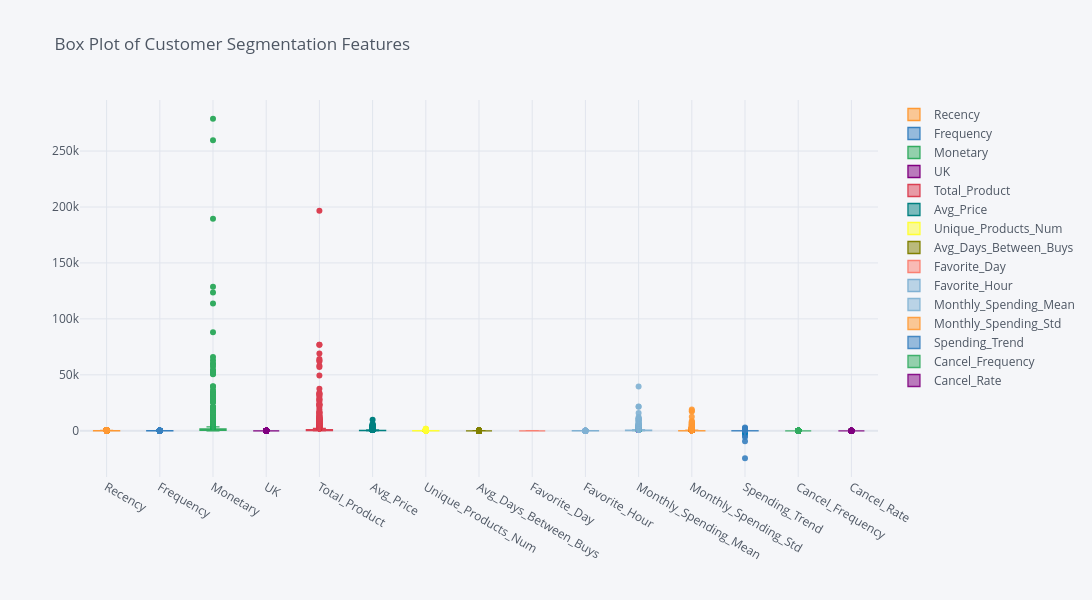

Notebook code cell kept with this figure:
### Markdown cell above
## Outlier Analysis:

1. **Monetary**: There are significant outliers where certain customers have spent much more than the majority. 
2. **Total_Product**: Some customers have purchased a vastly larger number of products compared to the rest, indicating outliers in the number of products purchased.
3. **Avg_Price**: There are a few outliers where the average price per transaction is much higher than the general trend.
4. **Monthly_Spending_Mean**: Some customers have a much higher average monthly spending compared to others, marking them as outliers.
5. **Spending_Trend**: There are noticeable outliers where the spending trend (slope) is either significantly positive or negative, indicating rapidly increasing or decreasing spending behavior.
6. **Cancel_Frequency**: While most customers rarely cancel orders, a few have a much higher number of cancellations, making them outliers.
7. **Cancel_Rate**: Similar to cancel frequency, there are outliers with a higher cancel rate, indicating that some customers cancel a large proportion of their transactions.


These features contain notable outliers, which could impact the analysis and modeling if not properly handled.   
In K-means clustering, the algorithm's sensitivity to data scale and outliers can affect centroid positions and lead to incorrect cluster assignments.  However,this project focuses on understanding customer behavior through K-means clustering, it's wiser to address outliers after seeng the model performance.   
At this step, removing outliers could result in losing valuable information important for customer segmentation later.

### Code cell
import cufflinks as cf  
cf.go_offline()
customer_df.iloc[:,1:].iplot(kind="box",title="Box Plot of Customer Segmentation Features",boxpoints='outliers', dimensions=(1400, 600))

### Figure 1 — Plotly figure (JSON) as saved in the notebook; plotly's stock layout.template omitted (floating-point values rounded to 4 significant figures; data arrays with more than 128 entries replaced by an {"elided": "..."} marker saying what was removed)
{"data": [{"boxpoints": "outliers", "line": {"width": 1.3}, "marker": {"color": "rgba(255, 153, 51, 1.0)"}, "name": "Recency", "orientation": "v", "y": {"elided": "4324 int values"}, "type": "box"}, {"boxpoints": "outliers", "line": {"width": 1.3}, "marker": {"color": "rgba(55, 128, 191, 1.0)"}, "name": "Frequency", "orientation": "v", "y": {"elided": "4324 int values"}, "type": "box"}, {"boxpoints": "outliers", "line": {"width": 1.3}, "marker": {"color": "rgba(50, 171, 96, 1.0)"}, "name": "Monetary", "orientation": "v", "y": {"elided": "4324 float values"}, "type": "box"}, {"boxpoints": "outliers", "line": {"width": 1.3}, "marker": {"color": "rgba(128, 0, 128, 1.0)"}, "name": "UK", "orientation": "v", "y": {"elided": "4324 int values"}, "type": "box"}, {"boxpoints": "outliers", "line": {"width": 1.3}, "marker": {"color": "rgba(219, 64, 82, 1.0)"}, "name": "Total_Product", "orientation": "v", "y": {"elided": "4324 int values"}, "type": "box"}, {"boxpoints": "outliers", "line": {"width": 1.3}, "marker": {"color": "rgba(0, 128, 128, 1.0)"}, "name": "Avg_Price", "orientation": "v", "y": {"elided": "4324 float values"}, "type": "box"}, {"boxpoints": "outliers", "line": {"width": 1.3}, "marker": {"color": "rgba(255, 255, 51, 1.0)"}, "name": "Unique_Products_Num", "orientation": "v", "y": {"elided": "4324 int values"}, "type": "box"}, {"boxpoints": "outliers", "line": {"width": 1.3}, "marker": {"color": "rgba(128, 128, 0, 1.0)"}, "name": "Avg_Days_Between_Buys", "orientation": "v", "y": {"elided": "4324 float values"}, "type": "box"}, {"boxpoints": "outliers", "line": {"width": 1.3}, "marker": {"color": "rgba(251, 128, 114, 1.0)"}, "name": "Favorite_Day", "orientation": "v", "y": {"elided": "4324 int values"}, "type": "box"}, {"boxpoints": "outliers", "line": {"width": 1.3}, "marker": {"color": "rgba(128, 177, 211, 1.0)"}, "name": "Favorite_Hour", "orientation": "v", "y": {"elided": "4324 int values"}, "type": "box"}, {"boxpoints": "outliers", "line": {"width": 1.3}, "marker": {"color": "rgba(128, 177, 211, 0.8999999999999999)"}, "name": "Monthly_Spending_Mean", "orientation": "v", "y": {"elided": "4324 float values"}, "type": "box"}, {"boxpoints": "outliers", "line": {"width": 1.3}, "marker": {"color": "rgba(255, 153, 51, 0.8999999999999999)"}, "name": "Monthly_Spending_Std", "orientation": "v", "y": {"elided": "4324 float values"}, "type": "box"}, {"boxpoints": "outliers", "line": {"width": 1.3}, "marker": {"color": "rgba(55, 128, 191, 0.8999999999999999)"}, "name": "Spending_Trend", "orientation": "v", "y": {"elided": "4324 float values"}, "type": "box"}, {"boxpoints": "outliers", "line": {"width": 1.3}, "marker": {"color": "rgba(50, 171, 96, 0.8999999999999999)"}, "name": "Cancel_Frequency", "orientation": "v", "y": {"elided": "4324 int values"}, "type": "box"}, {"boxpoints": "outliers", "line": {"width": 1.3}, "marker": {"color": "rgba(128, 0, 128, 0.8999999999999999)"}, "name": "Cancel_Rate", "orientation": "v", "y": {"elided": "4324 float values"}, "type": "box"}], "layout": {"height": 600, "legend": {"bgcolor": "#F5F6F9", "font": {"color": "#4D5663"}}, "paper_bgcolor": "#F5F6F9", "plot_bgcolor": "#F5F6F9", "title": {"font": {"color": "#4D5663"}, "text": "Box Plot of Customer Segmentation Features"}, "width": 1400, "xaxis": {"gridcolor": "#E1E5ED", "showgrid": true, "tickfont": {"color": "#4D5663"}, "title": {"font": {"color": "#4D5663"}, "text": ""}, "zerolinecolor": "#E1E5ED", "type": "category", "range": [-0.5, 14.5], "autorange": true}, "yaxis": {"gridcolor": "#E1E5ED", "showgrid": true, "tickfont": {"color": "#4D5663"}, "title": {"font": {"color": "#4D5663"}, "text": ""}, "zerolinecolor": "#E1E5ED", "type": "linear", "range": [-41310.0, 295600.0], "autorange": true}}}
